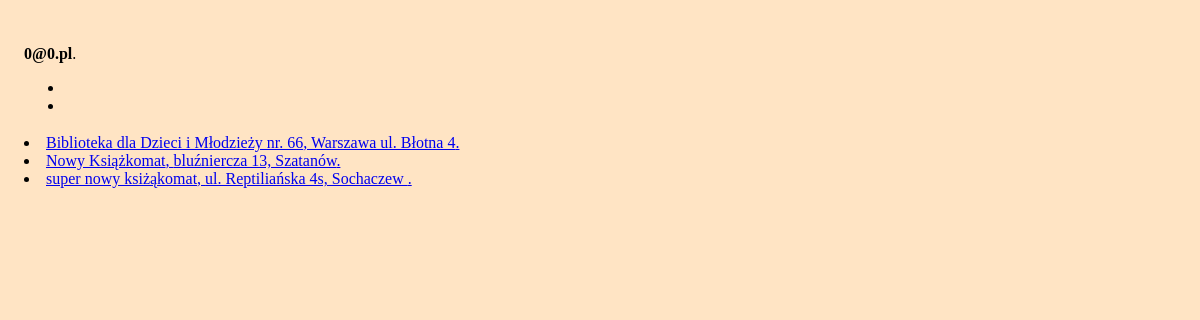
The app's page /machine.php (signed in), older data.
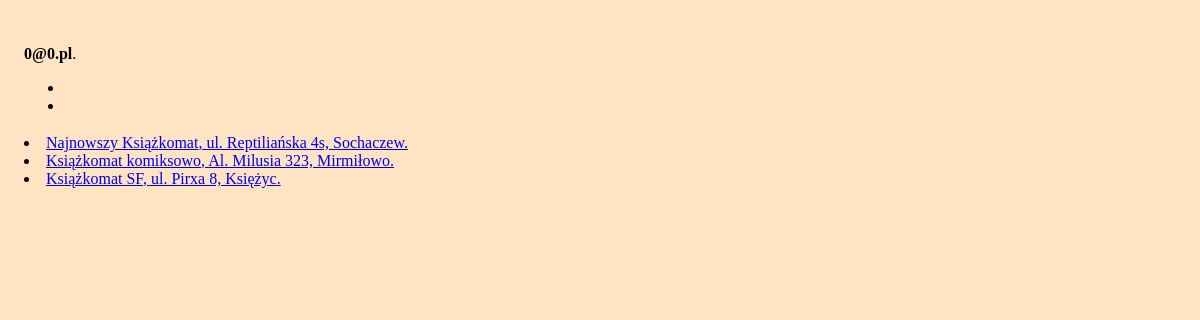
The same page, newer data.
### tables this page shows
CREATE TABLE "unit" (
    "unit_id" INTEGER PRIMARY KEY AUTOINCREMENT NOT NULL,
    "unit_name" TEXT,
    "unit_address" TEXT,
    "number_columns" INTEGER,
    "number_box" INTEGER
);

### machine.php (the view, shortened to what this page needs)
<?php
require 'config.php';
$db = new MyDB($dbfile);
$stm = $db->query("SELECT unit_id, unit_name, unit_address, number_box FROM unit");
while ($row = $stm->fetchArray(1)) {
    $unit_id = $row['unit_id'];
    $unit_name = $row['unit_name'];
    $unit_address = $row['unit_address'];
    $unit = "<li><a href=\"?id=$unit_id\">$unit_name, $unit_address.</a></li>";
    $all_units .= $unit;
}
echo $page_head . "\n\t\t<title>" . $info['machine_title']; ?></title>
</head>
<body>
    <?php
    if (isset($_SESSION["name"])) {
    ?>
        <header class="page-header">
            <?php echo $info['admin_login_info'] . " <b>" . $_SESSION['name']; ?></b>.<br>
        </header>
        <nav>
            <ul>
                <li><?php echo $info['admin_logout']; ?></li>
                <li><?php echo $info['admin_page']; ?></li>
            </ul>
        </nav>
        <main role="main">
            <section>
                <?php echo $all_units; ?>
            </section>
        </main>
    <?php
    } else {
        echo '<header class="page-header">
        <h1>' . $info["machine_message"] . '</h1>
        <h2><a href="login.php">' . $info["login_first"] . '</a></h2>
    </header>';
    }
    ?>
</body>
</html>

Row changes from the older to the newer data that the page shows:
removed unit: unit_name "Biblioteka dla Dzieci i Młodzieży nr. 66", unit_address "Warszawa ul. Błotna 4"
removed unit: unit_name "Nowy Książkomat", unit_address "bluźniercza 13, Szatanów"
changed unit "ul. Reptiliańska 4s, Sochaczew": unit_name "super nowy ksiżąkomat" → "Najnowszy Książkomat"
added unit: unit_name "Książkomat komiksowo", unit_address "Al. Milusia 323, Mirmiłowo"
added unit: unit_name "Książkomat SF", unit_address "ul. Pirxa 8, Księżyc"
